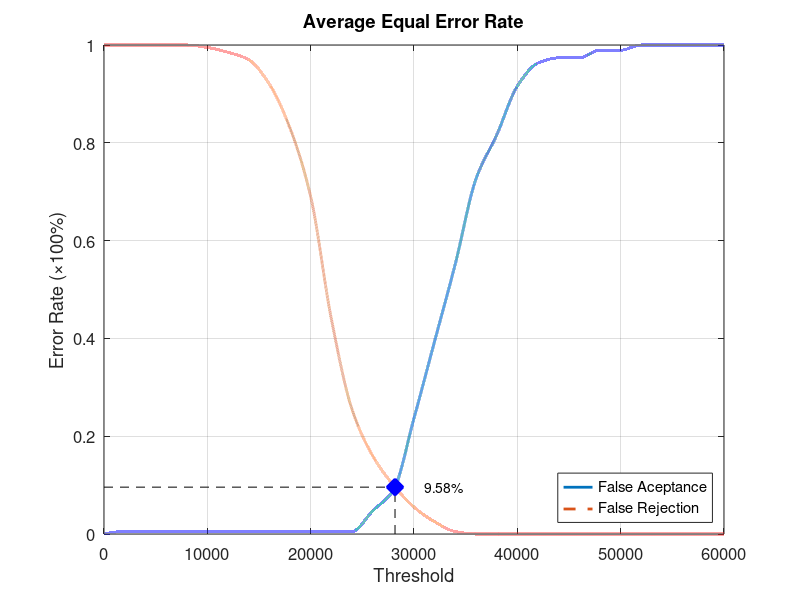
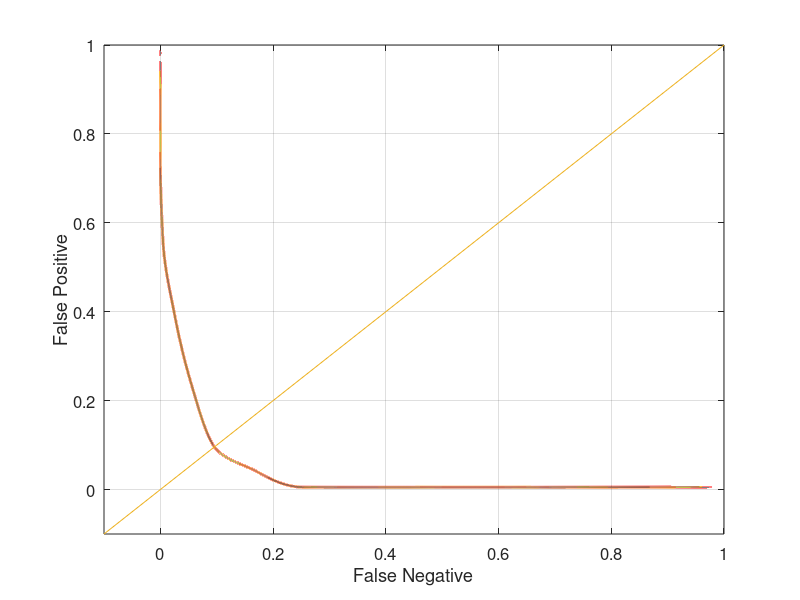

MATLAB code for these plots, in order:
function yEER = Database3_4
close all;
clear;
clc;
x = 0:2000:60000;
xq = 0:0.5:60000;

y0 = [0 0.00526316 0.00526316 0.00526316 0.00526316 0.00526316 0.00526316 0.00526316 0.00526316 0.00526316 0.00526316 0.00526316 0.00526316 0.0473684 0.0894737 0.236842 0.394737 0.552632 0.726316 0.815789 0.915789 0.963158 0.973684 0.973684 0.989474 0.989474 1 1 1 1 1];
yy0 = interp1(x, y0, xq, 'pchip');
y1 = [1 1 1 1 1 0.995 0.985 0.97 0.92 0.83 0.69 0.44 0.255 0.16 0.1 0.055 0.025 0.005 0 0 0 0 0 0 0 0 0 0 0 0 0];
yy1 = interp1(x, y1, xq, 'pchip');

% Calculating EER: 
y2 = abs(y0 - y1);
find(y2 == min(y2))
yy2 = abs(yy0 - yy1);
xEER = find(yy2 == min(yy2));
xEERIndex = xq(xEER) % X-axis EER
yEER = yy0(xEER) % Y-axis EER

main = figure
plot(xq, yy0,'-','LineWidth', 2);	hold on
plot(xq, yy1,'--','LineWidth', 2);	hold on
plot([xEERIndex xEERIndex], [0 yEER], 'k--');	hold on
plot([0 xEERIndex], [yEER yEER], 'k--');	hold on
plot(xEERIndex, yEER, 'bx', 'LineWidth', 10);	hold on
text(xEERIndex + 10 * xEERIndex / 100, yEER, [num2str(round((10000 * yEER)) / 100) '%'])
legend('False Aceptance', 'False Rejection', 'Location', 'SouthEast')
xlabel('Threshold')
ylabel('Error Rate (\times100%)')
title('Average Equal Error Rate')
set(gca, 'FontSize', 12)
axis([0 60000 0 1])
grid on

print(main, 'Database3_4Main', '-dpng');
FNRxFPR = figure('Color', [1 1 1]);
plot(yy1, yy0, '-', yy1, yy0, 'LineWidth', 2);
hold on
y = -0.1:0.1:1
plot(y, y); 
set(gca, 'FontSize', 12)
xlabel('False Negative')
ylabel('False Positive')
axis([-0.1 1 -0.1 1])
set(gca, 'FontSize', 12)
grid on

print(FNRxFPR, 'Database3_4FNRxFPR','-dpng');
end
